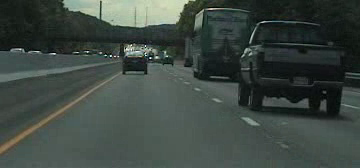
#> input picture frame 8 of pics&videos/viplane.avi, 360 x 168 px, given in place of Cap02t3.avi, which was not available
$ python detect_1.py
#> lines starting #> are read from the running program, lines starting #| are printed output that depends on the picture
import cv2
import numpy as np

cap = cv2.VideoCapture('/Users/loujieming/小铭不熬夜/作业和笔记/图像工程/图片视频/Cap02t3.avi')

#测试用,查看视频size
size = (int(cap.get(cv2.CAP_PROP_FRAME_WIDTH)),
        int(cap.get(cv2.CAP_PROP_FRAME_HEIGHT)))
print('size:'+repr(size))

# 构建椭圆结果
es = cv2.getStructuringElement(cv2.MORPH_ELLIPSE, (9, 4))
kernel = np.ones((5, 5), np.uint8)
background = None

while True:
    # 读取视频流
    grabbed, frame = cap.read()
#> frame is the input picture: shape (168, 360, 3); mean B, G, R 67, 72.6, 62.3

    if frame is None:
        break

    # 对帧进行预处理，>>转灰度图>>高斯滤波（降噪：摄像头震动、光照变化）。
    gray_lwpCV = cv2.cvtColor(frame, cv2.COLOR_BGR2GRAY)
    gray_lwpCV = cv2.GaussianBlur(gray_lwpCV, (21, 21), 0)
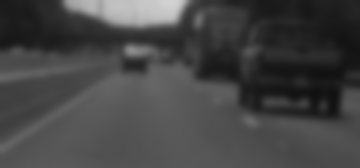
#> gray_lwpCV: shape (168, 360); min 16, max 210, mean 68.8

    if background is None:
        background = gray_lwpCV
        continue

    # 对比背景之后的帧与背景之间的差异，并得到一个差分图（different map）。
    # 阈值（二值化处理）>>膨胀（dilate）得到图像区域块
    diff = cv2.absdiff(background, gray_lwpCV)
    diff = cv2.threshold(diff, 25, 255, cv2.THRESH_BINARY)[1]
    diff = cv2.dilate(diff, es, iterations=2)

    _, fgmask = cv2.threshold(diff.copy(), 0, 0xff, cv2.THRESH_BINARY)

     # 显示矩形框：计算一幅图像中目标的轮廓
    cnts, hier  = cv2.findContours(fgmask.copy(), cv2.RETR_EXTERNAL, cv2.CHAIN_APPROX_SIMPLE)

    # 遍历所有区域，并去除面积过小的
    for i in range(len(cnts), 0, -1):
        c = cnts[i-1]
        area = cv2.contourArea(c)
        if area < 600:
            continue

        # 区域画框并标记
        x, y, w, h = cv2.boundingRect(c)
        frame = cv2.rectangle(frame, (x, y), (x+w, y+h), (0, 255, 0), 2)


    cv2.imshow('contours', frame)
    # cv2.imshow('dis', diff)

    key = cv2.waitKey(100) & 0xFF
    if key == ord('q'):    # 按'q'健退出循环
        break
# 释放资源并关闭窗口
cap.release()
cv2.destroyAllWindows()

$ run again, starting later in the video
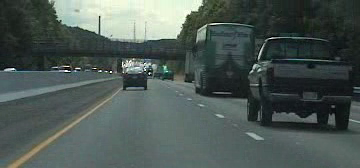
#> input picture frame 36 of pics&videos/viplane.avi, 360 x 168 px, given in place of Cap02t3.avi, which was not available
#> frame is the input picture: shape (168, 360, 3); mean B, G, R 84.8, 88.9, 77.1
#> `gray_lwpCV = cv2.GaussianBlur(gray_lwpCV, (21, 21), 0)`:
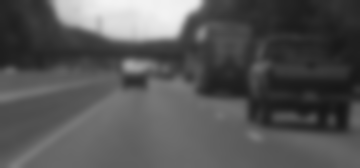
#> gray_lwpCV: shape (168, 360); min 21, max 243, mean 84.9

$ run again, starting later in the video
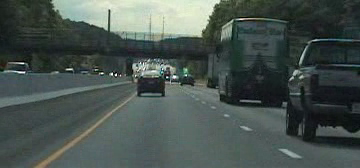
#> input picture frame 64 of pics&videos/viplane.avi, 360 x 168 px, given in place of Cap02t3.avi, which was not available
#> frame is the input picture: shape (168, 360, 3); mean B, G, R 79.8, 84.1, 72.8
#> `gray_lwpCV = cv2.GaussianBlur(gray_lwpCV, (21, 21), 0)`:
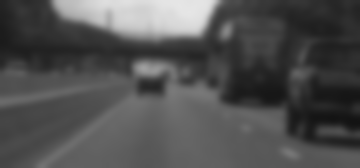
#> gray_lwpCV: shape (168, 360); min 19, max 230, mean 80.2
